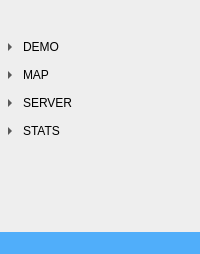
     <widget class="QWidget" name="widgetMenu" native="true">
      <property name="sizePolicy">
       <sizepolicy hsizetype="Fixed" vsizetype="Preferred">
        <horstretch>0</horstretch>
        <verstretch>0</verstretch>
       </sizepolicy>
      </property>
      <property name="maximumSize">
       <size>
        <width>200</width>
        <height>16777215</height>
       </size>
      </property>
      <property name="styleSheet">
       <string notr="true">background-color:#eeeeee;</string>
      </property>
      <layout class="QGridLayout" name="gridLayout_3">
       <property name="leftMargin">
        <number>0</number>
       </property>
       <property name="topMargin">
        <number>0</number>
       </property>
       <property name="rightMargin">
        <number>0</number>
       </property>
       <property name="bottomMargin">
        <number>0</number>
       </property>
       <property name="spacing">
        <number>0</number>
       </property>
       <item row="0" column="0" colspan="2">
        <spacer name="verticalSpacer">
         <property name="orientation">
          <enum>Qt::Vertical</enum>
         </property>
         <property name="sizeType">
          <enum>QSizePolicy::Fixed</enum>
         </property>
         <property name="sizeHint" stdset="0">
          <size>
           <width>20</width>
           <height>40</height>
          </size>
         </property>
        </spacer>
       </item>
       <item row="1" column="1">
        <widget class="QTreeWidget" name="m_twMainMenu">
         <property name="styleSheet">
          <string notr="true">QTreeWidget
{
		border:none;
}
QTreeWidget::item
{
		border:none;
}
QTreeWidget::item:selected
{
		color:#ffffff;
		background-color:#50aefa;
}</string>
         </property>
         <property name="frameShape">
          <enum>QFrame::NoFrame</enum>
         </property>
         <property name="frameShadow">
          <enum>QFrame::Plain</enum>
         </property>
         <property name="lineWidth">
          <number>0</number>
         </property>
         <property name="showDropIndicator" stdset="0">
          <bool>true</bool>
         </property>
         <property name="rootIsDecorated">
          <bool>true</bool>
         </property>
         <property name="animated">
          <bool>true</bool>
         </property>
         <property name="headerHidden">
          <bool>true</bool>
         </property>
         <attribute name="headerVisible">
          <bool>false</bool>
         </attribute>
         <column>
          <property name="text">
           <string>Menu</string>
          </property>
         </column>
         <item>
          <property name="text">
           <string>DEMO</string>
          </property>
          <property name="flags">
           <set>ItemIsEnabled</set>
          </property>
          <item>
           <property name="text">
            <string>Play Demo</string>
           </property>
           <property name="icon">
            <iconset resource="../../../data/ressources.qrc">
             <normaloff>:/img/icons/video.png</normaloff>
             <selectedoff>:/img/icons/video_active.png</selectedoff>:/img/icons/video.png</iconset>
           </property>
          </item>
          <item>
           <property name="text">
            <string>Convert Demo</string>
           </property>
           <property name="icon">
            <iconset resource="../../../data/ressources.qrc">
             <normaloff>:/img/icons/convert.png</normaloff>
             <selectedoff>:/img/icons/convert_active.png</selectedoff>:/img/icons/convert.png</iconset>
           </property>
          </item>
         </item>
         <item>
          <property name="text">
           <string/>
          </property>
          <property name="flags">
           <set>NoItemFlags</set>
          </property>
         </item>
         <item>
          <property name="text">
           <string>MAP</string>
          </property>
          <property name="flags">
           <set>ItemIsEnabled</set>
          </property>
          <item>
           <property name="text">
            <string>Extract Images</string>
           </property>
           <property name="icon">
            <iconset resource="../../../data/ressources.qrc">
             <normaloff>:/img/icons/extern.png</normaloff>
             <selectedoff>:/img/icons/extern_active.png</selectedoff>:/img/icons/extern.png</iconset>
           </property>
          </item>
          <item>
           <property name="text">
            <string>Modify Map</string>
           </property>
           <property name="icon">
            <iconset resource="../../../data/ressources.qrc">
             <normaloff>:/img/icons/setting.png</normaloff>
             <selectedoff>:/img/icons/setting_active.png</selectedoff>:/img/icons/setting.png</iconset>
           </property>
          </item>
         </item>
         <item>
          <property name="text">
           <string/>
          </property>
          <property name="flags">
           <set>NoItemFlags</set>
          </property>
         </item>
         <item>
          <property name="text">
           <string>SERVER</string>
          </property>
          <property name="flags">
           <set>ItemIsEnabled</set>
          </property>
          <item>
           <property name="text">
            <string>Create LAN</string>
           </property>
           <property name="icon">
            <iconset resource="../../../data/ressources.qrc">
             <normaloff>:/img/icons/plug.png</normaloff>
             <selectedoff>:/img/icons/plug_active.png</selectedoff>:/img/icons/plug.png</iconset>
           </property>
          </item>
          <item>
           <property name="text">
            <string>Create Online</string>
           </property>
           <property name="icon">
            <iconset resource="../../../data/ressources.qrc">
             <normaloff>:/img/icons/wifi.png</normaloff>
             <selectedoff>:/img/icons/wifi_active.png</selectedoff>:/img/icons/wifi.png</iconset>
           </property>
          </item>
         </item>
         <item>
          <property name="text">
           <string/>
          </property>
          <property name="flags">
           <set>NoItemFlags</set>
          </property>
         </item>
         <item>
          <property name="text">
           <string>STATS</string>
          </property>
          <property name="flags">
           <set>ItemIsEnabled</set>
          </property>
          <item>
           <property name="text">
            <string>Master Server</string>
           </property>
           <property name="icon">
            <iconset resource="../../../data/ressources.qrc">
             <normaloff>:/img/icons/stats.png</normaloff>
             <selectedoff>:/img/icons/stats_active.png</selectedoff>:/img/icons/stats.png</iconset>
           </property>
          </item>
          <item>
           <property name="text">
            <string>Serverlist</string>
           </property>
           <property name="icon">
            <iconset resource="../../../data/ressources.qrc">
             <normaloff>:/img/icons/list.png</normaloff>
             <selectedoff>:/img/icons/list_active.png</selectedoff>:/img/icons/list.png</iconset>
           </property>
          </item>
          <item>
           <property name="text">
            <string>Twat Server</string>
           </property>
           <property name="icon">
            <iconset resource="../../../data/ressources.qrc">
             <normaloff>:/img/icons/server.png</normaloff>
             <selectedoff>:/img/icons/server_active.png</selectedoff>:/img/icons/server.png</iconset>
           </property>
          </item>
         </item>
        </widget>
       </item>
       <item row="2" column="0" colspan="2">
        <widget class="QWidget" name="widgetBottomMenu" native="true">
         <property name="sizePolicy">
          <sizepolicy hsizetype="Fixed" vsizetype="Fixed">
           <horstretch>0</horstretch>
           <verstretch>0</verstretch>
          </sizepolicy>
         </property>
         <property name="minimumSize">
          <size>
           <width>200</width>
           <height>22</height>
          </size>
         </property>
         <property name="maximumSize">
          <size>
           <width>200</width>
           <height>22</height>
          </size>
         </property>
         <property name="styleSheet">
          <string notr="true">background-color:#50aefa;</string>
         </property>
         <layout class="QVBoxLayout" name="verticalLayout">
          <property name="spacing">
           <number>0</number>
          </property>
          <property name="leftMargin">
           <number>0</number>
          </property>
          <property name="topMargin">
           <number>0</number>
          </property>
          <property name="rightMargin">
           <number>0</number>
          </property>
          <property name="bottomMargin">
           <number>0</number>
          </property>
          <item>
           <layout class="QHBoxLayout" name="horizontalLayout_2">
            <item>
             <widget class="QPushButton" name="m_pbBottomMenuHome">
              <property name="sizePolicy">
               <sizepolicy hsizetype="Fixed" vsizetype="Fixed">
                <horstretch>0</horstretch>
                <verstretch>0</verstretch>
               </sizepolicy>
              </property>
              <property name="minimumSize">
               <size>
                <width>16</width>
                <height>16</height>
               </size>
              </property>
              <property name="maximumSize">
               <size>
                <width>16</width>
                <height>16</height>
               </size>
              </property>
              <property name="cursor">
               <cursorShape>PointingHandCursor</cursorShape>
              </property>
              <property name="toolTip">
               <string>Home</string>
              </property>
              <property name="styleSheet">
               <string notr="true">border:none;color:#fff;</string>
              </property>
              <property name="text">
               <string/>
              </property>
              <property name="icon">
               <iconset resource="../../../data/ressources.qrc">
                <normaloff>:/img/icons/bottom-menu/home.png</normaloff>:/img/icons/bottom-menu/home.png</iconset>
              </property>
              <property name="flat">
               <bool>true</bool>
              </property>
             </widget>
            </item>
            <item>
             <widget class="QPushButton" name="m_pbBottomMenuInfo">
              <property name="sizePolicy">
               <sizepolicy hsizetype="Fixed" vsizetype="Fixed">
                <horstretch>0</horstretch>
                <verstretch>0</verstretch>
               </sizepolicy>
              </property>
              <property name="minimumSize">
               <size>
                <width>16</width>
                <height>16</height>
               </size>
              </property>
              <property name="maximumSize">
               <size>
                <width>16</width>
                <height>16</height>
               </size>
              </property>
              <property name="cursor">
               <cursorShape>PointingHandCursor</cursorShape>
              </property>
              <property name="toolTip">
               <string>About</string>
              </property>
              <property name="styleSheet">
               <string notr="true">border:none;color:#fff;</string>
              </property>
              <property name="text">
               <string/>
              </property>
              <property name="icon">
               <iconset resource="../../../data/ressources.qrc">
                <normaloff>:/img/icons/bottom-menu/info.png</normaloff>:/img/icons/bottom-menu/info.png</iconset>
              </property>
              <property name="flat">
               <bool>true</bool>
              </property>
             </widget>
            </item>
            <item>
             <widget class="QPushButton" name="m_pbBottomMenuDownload">
              <property name="sizePolicy">
               <sizepolicy hsizetype="Fixed" vsizetype="Fixed">
                <horstretch>0</horstretch>
                <verstretch>0</verstretch>
               </sizepolicy>
              </property>
              <property name="minimumSize">
               <size>
                <width>16</width>
                <height>16</height>
               </size>
              </property>
              <property name="maximumSize">
               <size>
                <width>16</width>
                <height>16</height>
               </size>
              </property>
              <property name="cursor">
               <cursorShape>PointingHandCursor</cursorShape>
              </property>
              <property name="toolTip">
               <string>Check for updates</string>
              </property>
              <property name="styleSheet">
               <string notr="true">border:none;color:#fff;</string>
              </property>
              <property name="text">
               <string/>
              </property>
              <property name="icon">
               <iconset resource="../../../data/ressources.qrc">
                <normaloff>:/img/icons/bottom-menu/download.png</normaloff>:/img/icons/bottom-menu/download.png</iconset>
              </property>
              <property name="flat">
               <bool>true</bool>
              </property>
             </widget>
            </item>
            <item>
             <widget class="QPushButton" name="m_pbBottomMenuSettings">
              <property name="sizePolicy">
               <sizepolicy hsizetype="Fixed" vsizetype="Fixed">
                <horstretch>0</horstretch>
                <verstretch>0</verstretch>
               </sizepolicy>
              </property>
              <property name="minimumSize">
               <size>
                <width>16</width>
                <height>16</height>
               </size>
              </property>
              <property name="maximumSize">
               <size>
                <width>16</width>
                <height>16</height>
               </size>
              </property>
              <property name="cursor">
               <cursorShape>PointingHandCursor</cursorShape>
              </property>
              <property name="toolTip">
               <string>Settings</string>
              </property>
              <property name="styleSheet">
               <string notr="true">border:none;color:#fff;</string>
              </property>
              <property name="text">
               <string/>
              </property>
              <property name="icon">
               <iconset resource="../../../data/ressources.qrc">
                <normaloff>:/img/icons/bottom-menu/settings.png</normaloff>:/img/icons/bottom-menu/settings.png</iconset>
              </property>
              <property name="flat">
               <bool>true</bool>
              </property>
             </widget>
            </item>
           </layout>
          </item>
         </layout>
        </widget>
       </item>
      </layout>
     </widget>
